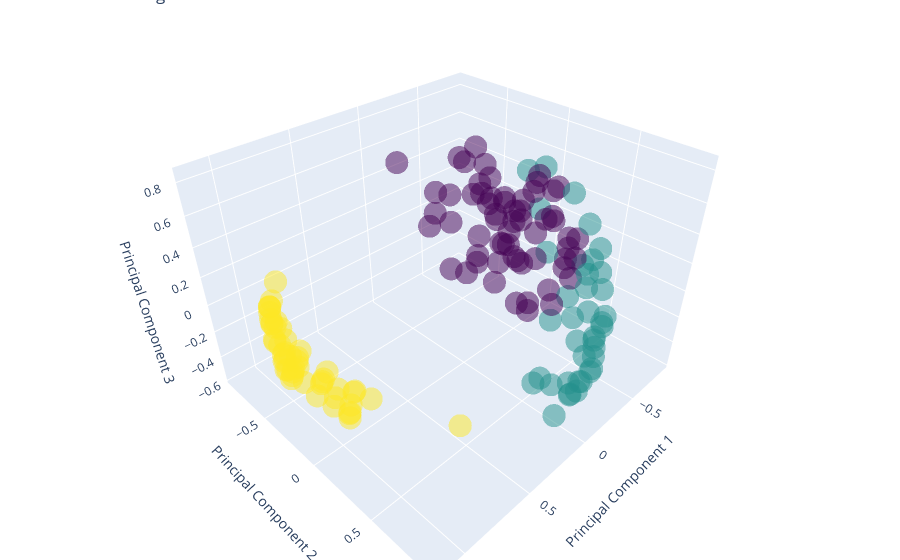

Notebook code for this chart:
### Code cell
import plotly.graph_objects as go
from sklearn.decomposition import PCA

cluster_assignments = np.array([som.winner(x) for x in data_normalized]).T

# Visualize clusters using PCA for dimensionality reduction
pca = PCA(n_components=3)  # Use 3 principal components for 3D visualization
X_pca = pca.fit_transform(data_normalized)

# Create a 3D scatter plot using Plotly
fig = go.Figure()

fig.add_trace(go.Scatter3d(
    x=X_pca[:, 0],
    y=X_pca[:, 1],
    z=X_pca[:, 2],
    mode='markers',
    marker=dict(color=cluster_assignments[0], colorscale='viridis', opacity=0.5),
    text='Cluster Assignments'
))

fig.update_layout(scene=dict(
                    xaxis_title='Principal Component 1',
                    yaxis_title='Principal Component 2',
                    zaxis_title='Principal Component 3'),
                  title='SOM Clustering 3D Visualization',
                  margin=dict(l=0, r=0, b=0, t=0))

fig.show()

### Figure 1 — Plotly figure (JSON) as saved in the notebook; plotly's stock layout.template omitted (floating-point values rounded to 4 significant figures; data arrays with more than 128 entries replaced by an {"elided": "..."} marker saying what was removed)
{"data": [{"marker": {"color": {"elided": "147 int values"}, "colorscale": [[0, "#440154"], [0.1111, "#482878"], [0.2222, "#3e4989"], [0.3333, "#31688e"], [0.4444, "#26828e"], [0.5556, "#1f9e89"], [0.6667, "#35b779"], [0.7778, "#6ece58"], [0.8889, "#b5de2b"], [1, "#fde725"]], "opacity": 0.5}, "mode": "markers", "text": "Cluster Assignments", "type": "scatter3d", "x": {"elided": "147 float values"}, "y": {"elided": "147 float values"}, "z": {"elided": "147 float values"}}], "layout": {"margin": {"b": 0, "l": 0, "r": 0, "t": 0}, "scene": {"xaxis": {"title": {"text": "Principal Component 1"}}, "yaxis": {"title": {"text": "Principal Component 2"}}, "zaxis": {"title": {"text": "Principal Component 3"}}}, "title": {"text": "SOM Clustering 3D Visualization"}}}
